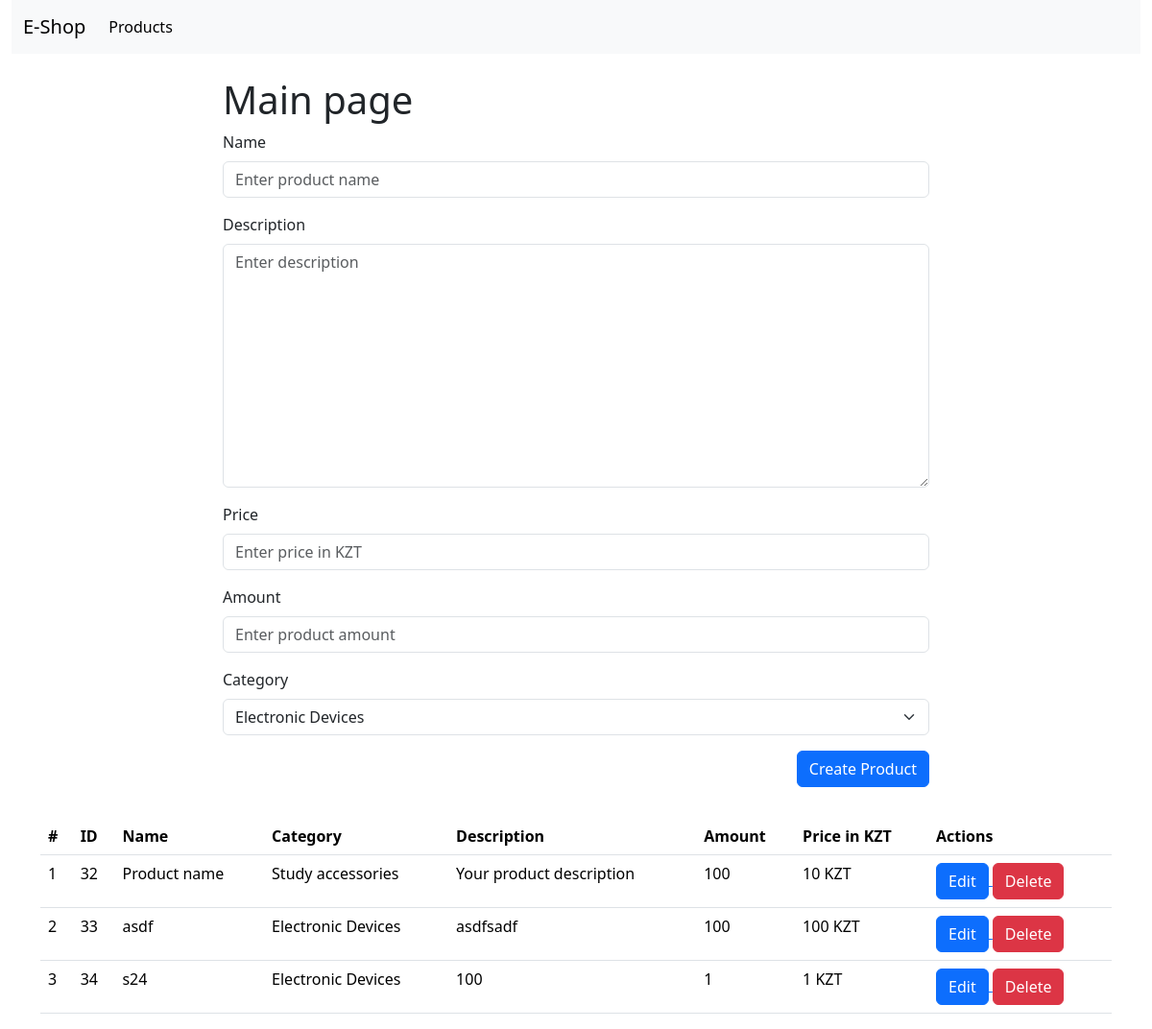
Screenshot of /products/ with the database file from the repository.
### shop/models.py (models this page shows, shortened)
class Product(models.Model):
    name = models.CharField(null=False, max_length=255, blank=False)
    description = models.CharField(null=False, max_length=2000, blank=True, default='')
    price = models.IntegerField(null=False)
    amount = models.IntegerField(null=False)
    created_at = models.DateTimeField(auto_now=True, null=False)
    category = models.ForeignKey(Category, null=True, on_delete=models.CASCADE)
    class Meta:
        verbose_name = 'Product'
        verbose_name_plural = 'Products'

class Category(models.Model):
    name = models.CharField(null=False, max_length=255, blank=False)
    class Meta:
        verbose_name = 'Category'
        verbose_name_plural = 'Categories'

### shop/views.py (the view, shortened to what this page needs)
# urls.py: path('products/', products_page_view, name='products_page'),
def products_page_view(request):
    categories = Category.objects.all()
    if request.method == 'GET':
        form = ProductForm()
        products = Product.objects.all()
        return render(request, 'shop/products.html', {'products': products, 'form': form, 'categories': categories})

### shop/forms.py
class ProductForm(forms.ModelForm):
    class Meta:
        model = Product
        fields = '__all__'
        widgets = {
            'name': forms.TextInput({
                'class': 'form-control',
                'placeholder': 'Enter product name'
            }),
            'amount': forms.TextInput({
                'class': 'form-control',
                'placeholder': 'Enter product amount'
            }),
            'description': forms.Textarea({
                'class': 'form-control',
                'placeholder': 'Enter description'
            }),
            'price': forms.TextInput({
                'class': 'form-control',
                'placeholder': 'Enter price in KZT'
            }),
            'category': forms.Select({
                'class': 'form-select',
            }),
        }

### shop/templates/shop/products.html (shortened to what this page needs)
{% extends 'base.html' %}
{% block content %}
<div class="container-fluid">
    <div class="row">
        <div class="col-12">
            {% include 'header.html' %}
        </div>
    </div>
</div>
<div class="container">
    <div class="row">
        <div class="col-8 offset-2">
            <h1 class="mt-4">Main page</h1>
            <form action="{% url 'products_page' %}" method="POST" class="my-2" autocomplete="off">
                {% include 'shop/product-fields.html' %}
                <div class="d-flex justify-content-end">
                    <button type="submit" class="btn btn-primary">Create Product</button>
                </div>
            </form>
        </div>
    </div>
    <div class="row">
        <div class="col-12">
            {% include 'shop/products-list.html' %}
            {% endblock %}

### shop/templates/shop/products-list.html
<table class="table mt-4">
                <thead>
                <tr>
                    <th scope="col">#</th>
                    <th scope="col">ID</th>
                    <th scope="col">Name</th>
                    <th scope="col">Category</th>
                    <th scope="col">Description</th>
                    <th scope="col">Amount</th>
                    <th scope="col">Price in KZT</th>
                    <th scope="col">Actions</th>
                </tr>
                </thead>
                <tbody>
                {% if products|length > 0 %}
                {% for product in products %}
                <tr>
                    <td>{{ forloop.counter }}</td>
                    <td>{{ product.id }}</td>
                    <td>{{ product.name}}</td>
                    <td>{{ product.category.name}}</td>
                    <td>{{ product.description }}</td>
                    <td>{{ product.amount }}</td>
                    <td>{{ product.price }} KZT</td>
                    <td>
                        <a href="{% url 'edit_product_page' pk=product.id %}">
                            <button class="btn btn-primary">Edit</button>
                        </a>
                        <a href="{% url 'delete_product_page' pk=product.id %}">
                            <button class="btn btn-danger">Delete</button>
                        </a>
                    </td>
                </tr>
                {% endfor %}
                {% else %}
                <tr>
                    <td colspan="6" class="text-center">
                        No products yet
                    </td>
                </tr>
                {% endif %}
                </tbody>
            </table>

### rows the page displays
Product: id "32", name "Product name", category.name "Study accessories", description "Your product description", amount "100", price "10"
Product: id "33", name "asdf", category.name "Electronic Devices", description "asdfsadf", amount "100", price "100"
Product: id "34", name "s24", category.name "Electronic Devices", description "100", amount "1", price "1"

### other values shown
{{ field.label }} "Name" "Description" "Price" "Amount"
{{ field.label }} "Category"
form field category "Electronic Devices"
